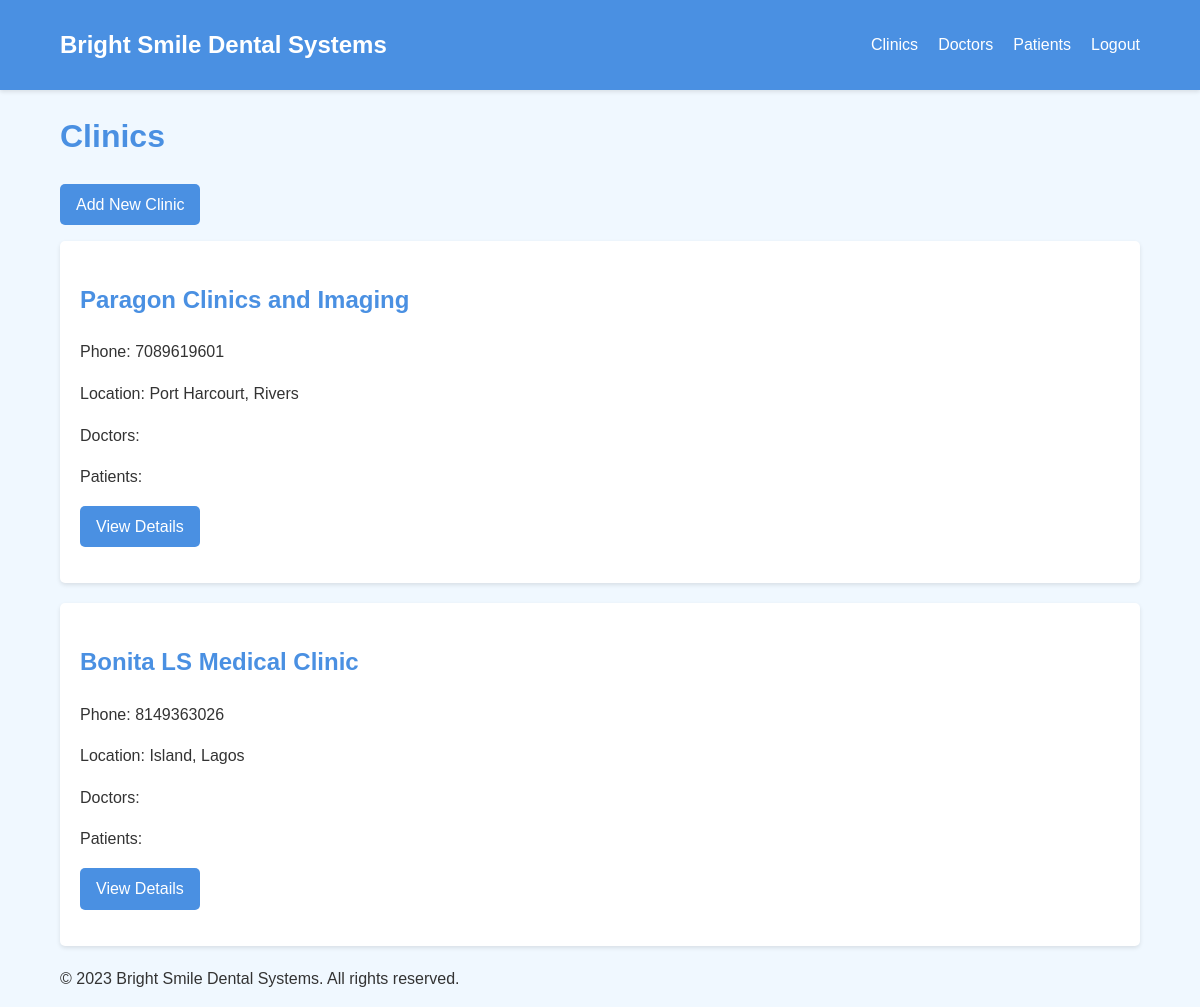
/clinics/list/, run on the app's committed database.
### clinics/models.py (models this page shows, shortened)
class Clinic(models.Model):
    name = models.CharField(max_length=200)
    phone_number = models.IntegerField()
    city = models.CharField(max_length=200)
    state = models.CharField(max_length=200)
    doctors = models.ManyToManyField(Doctor, blank=True, related_name="working_in")

### clinics/views.py (the view)
# urls.py: path("list/", ClinicListView.as_view(), name='list-clinics'),
class ClinicListView(ListView):
    model = Clinic
    context_object_name = 'clinics'
    template_name = "clinics_list.html"

### clinics/templates/clinics_list.html (shortened to what this page needs)
{% extends 'base.html' %}
{% block content %}
<h1>Clinics</h1>
<a href="{% url 'clinics_urls:create-clinic' %}" class="btn">Add New Clinic</a>
<div class="card-grid">
    {% for clinic in clinics %}
    <div class="card">
        <h2>{{ clinic.name }}</h2>
        <p>Phone: {{ clinic.phone_number }}</p>
        <p>Location: {{ clinic.city }}, {{ clinic.state }}</p>
        <p>Doctors: {{ clinic.doctors_count }}</p>
        <p>Patients: {{ clinic.patients_count }}</p>
        <a href="{% url 'clinics_urls:detail-clinic' clinic.id %}" class="btn">View Details</a>
    </div>
    {% endfor %}
</div>
{% endblock %}

### static/css/style.css (style rules this page uses)
:root { --primary-color: #4a90e2; --secondary-color: #f0f8ff; --accent-color: #ff6b6b; --text-color: #333333; --light-gray: #f5f5f5; --dark-gray: #666666; }
body { font-family: Arial, sans-serif; line-height: 1.6; color: var(--text-color); background-color: var(--secondary-color); margin: 0; padding: 0; }
h1, h2, h3 { color: var(--primary-color); }
.btn { display: inline-block; background-color: var(--primary-color); color: white; padding: 0.5rem 1rem; text-decoration: none; border-radius: 5px; transition: background-color 0.3s ease; margin-bottom: 1rem; }
.card { background-color: white; border-radius: 5px; box-shadow: 0 2px 4px rgba(0, 0, 0, 0.1); padding: 20px; margin-bottom: 20px; }

### data on the page
Clinic: name "Paragon Clinics and Imaging", phone_number "7089619601", city "Port Harcourt", state "Rivers"
Clinic: name "Bonita LS Medical Clinic", phone_number "8149363026", city "Island", state "Lagos"
